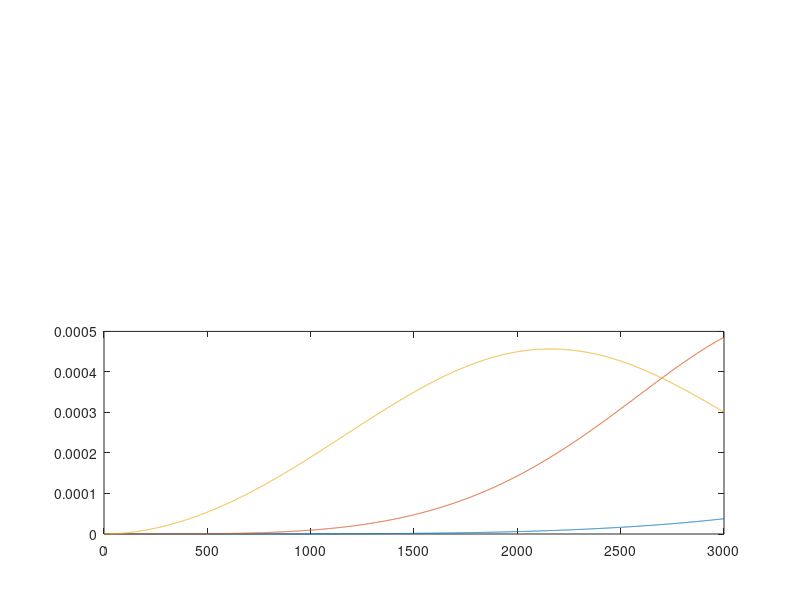

Here is the MATLAB script that generated this plot: (Note: this script raises an error after producing the figure.)
%Wiebull Plots
%clc;clear
MTTF = [6000 3500 2500]
shape = [5.6 5.0 2.9]
stoptime = 2700;
t = 1:3e3;
x=zeros(length(t), length(MTTF))
for d = 1:length(MTTF)
    x(:,d) = wblpdf(t,MTTF(d),shape(d));
    nm{d} = sprintf('Failure Mode %i',d);
end
figure(1)
subplot(212)
plot(t,x,'-')
hold on
xline(stoptime);
title('Individual Failure Mode Distributions')
xlabel('Minutes')
ylabel('Probability of Failure')
legend(nm{:},'Simulation Stop','location','northwest')
hold off
subplot(211)
plot(t,mean(x,2))
xline(stoptime);
hold on;
title('Machine Failure Distribution')
xlabel('Minutes')
ylabel('Probability of Failure')
legend('Total Failure Rate','Simulation Stop','location','northwest')
hold off;



figure(2)
plot(t,x,'-',t,mean(x,2),':')
hold on
xline(stoptime);
title('Individual Failure Mode & Total Machine Failure Distributions')
xlabel('Minutes')
ylabel('Failure Distribution')
legend(nm{:},'Simulation Stop','Total Failure Rate','location','northwest')

hold off